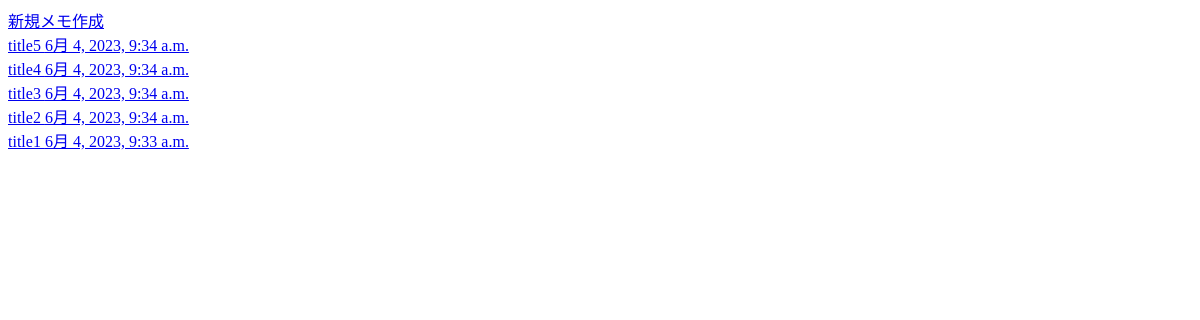
The app's page /, older data.
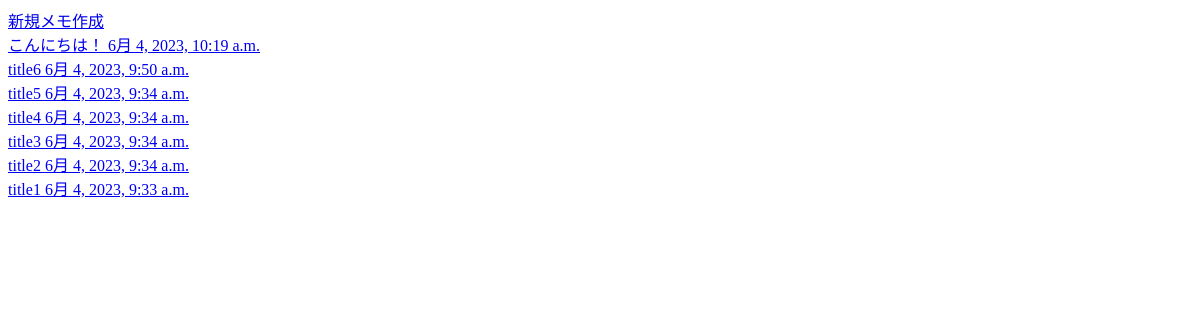
The same page, newer data.
### app/models.py (models this page shows)
class Memo(models.Model):
    title = models.CharField(max_length=150)
    text = models.TextField(blank=True)
    created_datetime = models.DateTimeField(auto_now_add=True)
    updated_datetime = models.DateTimeField(auto_now=True)
    def __str__(self):
        return self.title

### app/views.py (the view)
# urls.py: path('', views.index, name='index'),
def index(request):
    memos = Memo.objects.all().order_by('-updated_datetime')
    return render(request, 'app/index.html', {'memos':memos})

### app/templates/app/index.html (shortened to what this page needs)
<!DOCTYPE html>
<html lang="ja">
  <head>
  </head>
  <body>
    <a class="btn" href="{% url 'app:new_memo' %}">新規メモ作成</a>
    {% for memo in memos %}
    <a href="{% url 'app:detail' memo.id %}" class="memo-title">
      <div>
        {{ memo }}
        <span class="updated_datetime">{{ memo.updated_datetime }}</span>
      </div>
    </a>
    {% endfor %}
  </body>
</html>

Row changes from the older to the newer data that the page shows:
added Memo: title "こんにちは！", updated_datetime "6月 4, 2023, 10:19 a.m."
added Memo: title "title6", updated_datetime "6月 4, 2023, 9:50 a.m."
